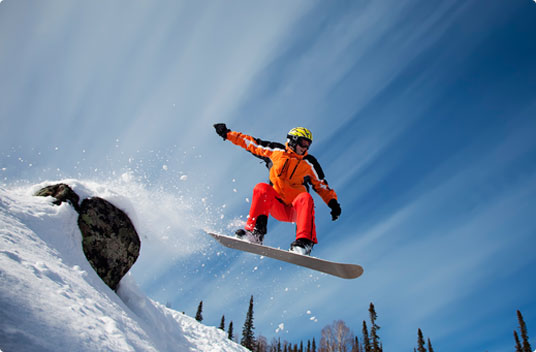
%> input picture hw10/Snowboarder.tiff, 536 x 352 px
$ octave analysis.m   (GNU Octave 9; MATLAB toolbox functions it lacks are replaced by stand-ins)
%> lines starting %> are read from the running program, lines starting %| are printed output that depends on the picture
% Analysis %
% This program plots the singular values of Red, Green, and Blue matrices.
% Then we decide the first p singular values we will use to approximate
% the orginal matrices.

X=imread('Snowboarder.tiff');
%> X is the input picture: size 352x536x3 uint8; mean R, G, B 110.6, 138.4, 167.1

Red = double(X(:,:,1));
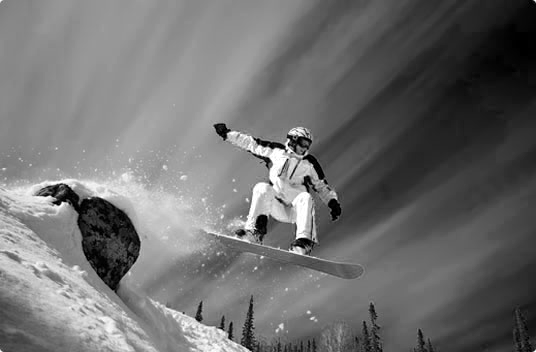
%> Red: size 352x536 double; min 0, max 255, mean 110.6
Green = double(X(:,:,2));
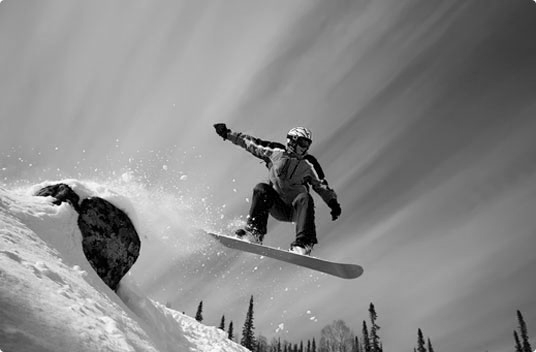
%> Green: size 352x536 double; min 0, max 255, mean 138.4
Blue = double(X(:,:,3));
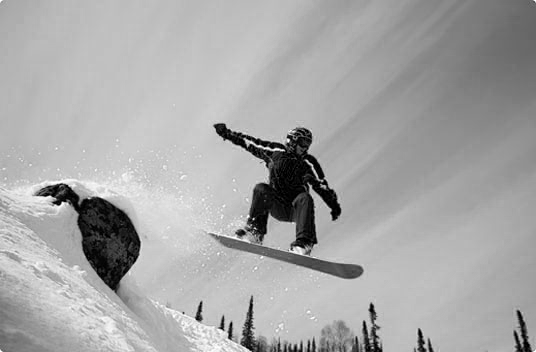
%> Blue: size 352x536 double; min 0, max 255, mean 167.1

rS = svd(Red);
%> rS = 352 values, max 51163.6 at index 1, min 1.85 at index 352, mean 425
gS = svd(Green);
%> gS = 352 values, max 61230.5 at index 1, min 1.81 at index 352, mean 448.7
bS = svd(Blue);
%> bS = 352 values, max 73115.6 at index 1, min 1.91 at index 352, mean 504.9

figure
plot(rS, 'r*');
hold all
plot(gS, 'go');
hold all
plot(bS, 'b--');
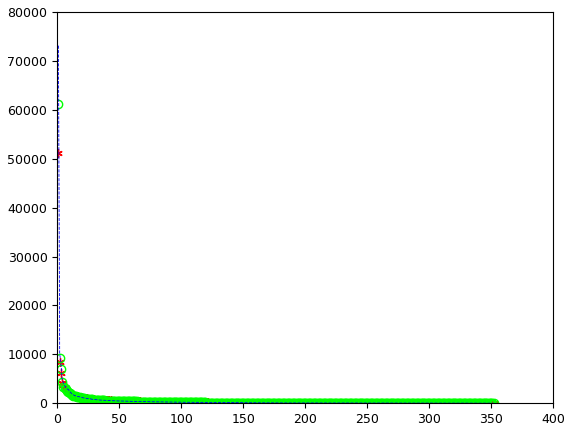
%> figure redrawn from the program's plot data; highest point at x = 1, y = 51163.6; highest point at x = 1, y = 61230.5; curve peaks at x = 1, y = 73115.6
